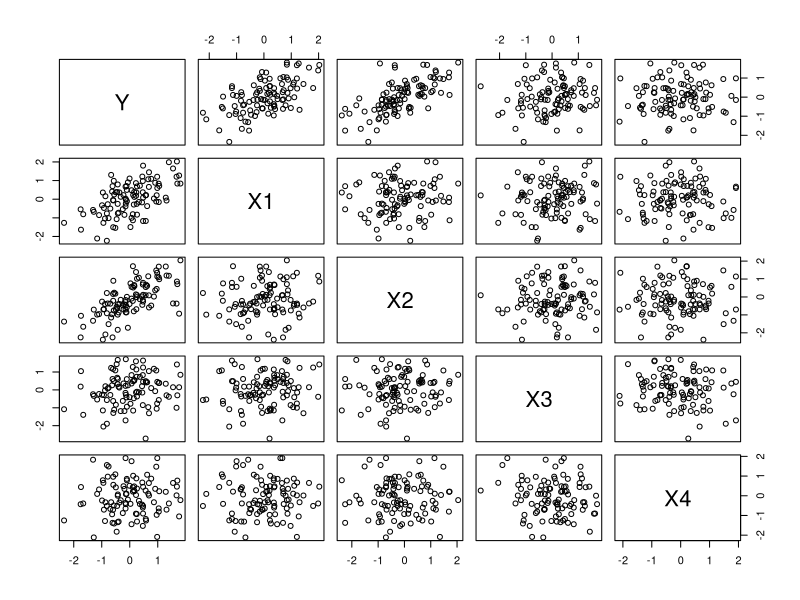
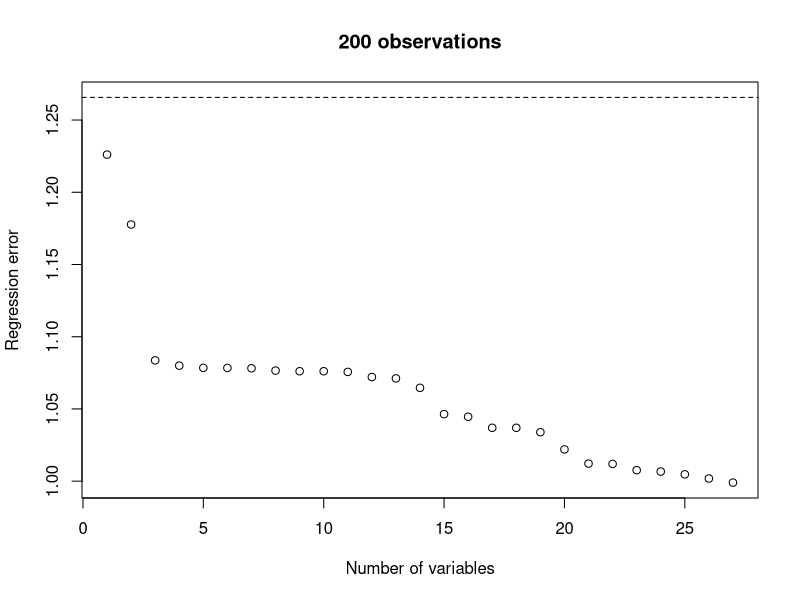
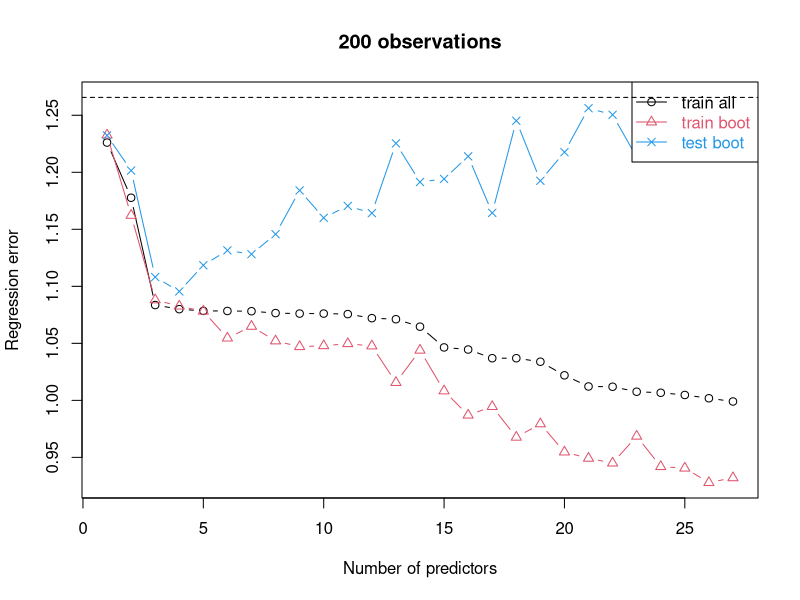
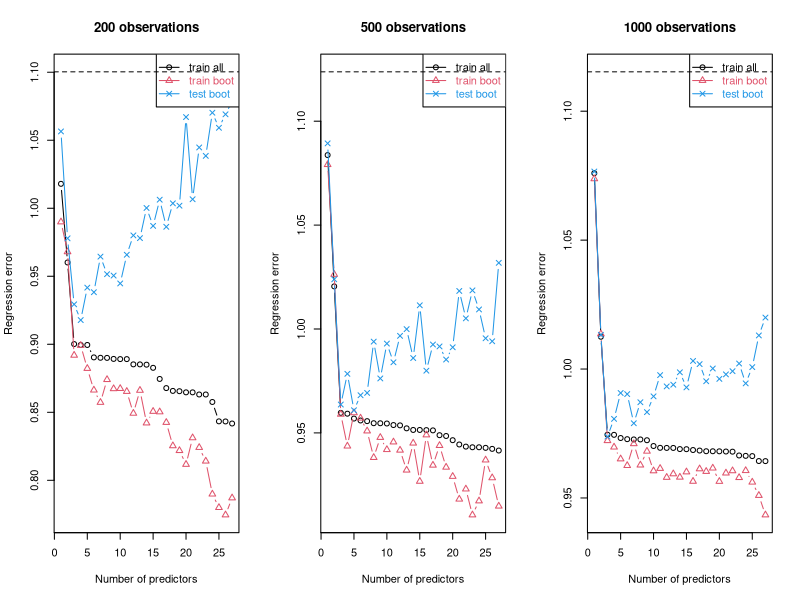
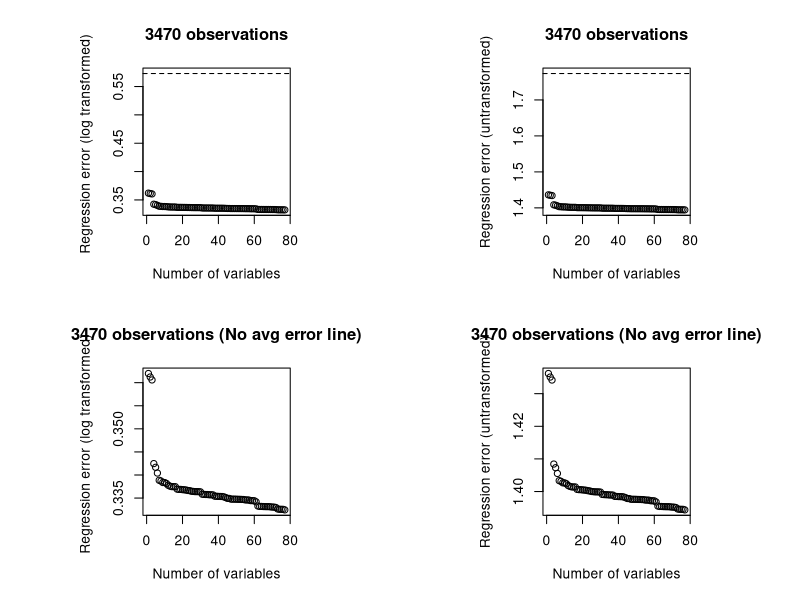

Recreate these plots in R, in order. (Note: a time limit stopped this script after it produced the figures.)
## ---- chunk 1
knitr::opts_chunk$set(echo = TRUE)
library(ggplot2)
## ---- chunk 2
simuLinQuadDat <- function(inpNobs=100, inpNlinVars=5, inpYidx=1:2, inpSDerr=0.5) {
  # Nobs x Nvars matrix of linear terms:
  xTmp <- matrix(rnorm(inpNobs*inpNlinVars),ncol=inpNlinVars)
  # Make all pairwise products of linear terms,
  # X1*X1, X1*X2, X1*X3, ..., Xn*Xn:
  x2Tmp <- NULL
  tmpCnms <- NULL
  # for each linear term:
  for ( iTmp in 1:ncol(xTmp) ) {
    # multiply it by itself and all other terms,
    # excluding already generated pairwise combinations: 
    for ( jTmp in iTmp:ncol(xTmp) ) {
      x2Tmp <- cbind(x2Tmp,xTmp[,iTmp]*xTmp[,jTmp])
      # maintain vector of column names for quadratic
      # terms along the way:
      tmpCnms <- c(tmpCnms,paste0("X",iTmp,"X",jTmp))
    }
  }
  # name attributes in the matrix of quadratic terms:
  colnames(x2Tmp) <- tmpCnms
  # create outcome as a sum of an unweighted average of 
  # specified columns and controlled amount 
  # of gaussian noise:
  yTmp <- rowMeans(cbind(xTmp,x2Tmp)[,inpYidx])+rnorm(inpNobs,sd=inpSDerr)
  # return data.frame with outcome as a first column,
  # followed by linear, then by quadratic terms:
  data.frame(Y=yTmp,xTmp,x2Tmp)
}
## ---- chunk 3
simDat <- simuLinQuadDat()
class(simDat)
dim(simDat)
head(simDat)
pairs(simDat[,1:5])
## ---- chunk 4
lm(Y~X1+X2+X1X1+X1X2+X2X2,simDat)
## ---- chunk 5
lm(Y~.,simDat[,c("Y","X1","X2","X1X1","X1X2","X2X2")])
## ---- chunk 6
lm(Y~.,simDat[,c(1:3,7,8,12)])
## ---- chunk 7
lm(as.formula(paste0("Y~",paste(colnames(simDat)[c(2:3,7,8,12)],collapse="+"))),simDat)
## ---- chunk 8
simDat <- simuLinQuadDat(inpNobs=200, inpNlinVars=6, inpYidx=1:3, inpSDerr=1)
df2plot <- NULL
for ( iTmp in 2:ncol(simDat) ) {
  lmTmp <- lm(Y~.,simDat[,1:iTmp])
  errTmp <- sqrt(mean((simDat[,"Y"]-predict(lmTmp))^2))
  df2plot <- rbind(df2plot,data.frame(nvars=iTmp-1,err=errTmp))
}
plot(df2plot,xlab="Number of variables",ylab="Regression error",main=paste(nrow(simDat),"observations"),ylim=c(min(df2plot[,"err"]),sqrt(mean((simDat[,"Y"]-mean(simDat[,"Y"]))^2))))
abline(h=sqrt(mean((simDat[,"Y"]-mean(simDat[,"Y"]))^2)),lty=2)
## ---- chunk 9
nrow(simDat)
## ---- chunk 10
bootTrainTestErrOneAllVars <- function(inpDat,nBoot=100) {
  # matrices and vector to store bootstrap training
  # and test errors as well as training error for model
  # fit on all observations -- for one through all
  # variables in the dataset:
  errTrain <- matrix(NA,nrow=nBoot,ncol=ncol(inpDat)-1)
  errTest <- matrix(NA,nrow=nBoot,ncol=ncol(inpDat)-1)
  allTrainErr <- numeric()
  numTestSamples = matrix(NA,nrow=nBoot,ncol=ncol(inpDat)-1)
  # first predictor is the second column in
  # the input data - first is the outcome "Y":
  for ( iTmp in 2:ncol(inpDat) ) {
    # fit model and calculate error on all observations:
    lmTmp <- lm(Y~.,inpDat[,1:iTmp])
    # summary(lmTmp)$sigma for degrees of freedom correction
    allTrainErr[iTmp-1] <- sqrt(mean((inpDat[,"Y"]-predict(lmTmp))^2))
    # draw repeated boostraps of the data:
    for ( iBoot in 1:nBoot ) {
      # replace=TRUE is critical for bootstrap to work correctly:
      tmpBootIdx <- sample(nrow(inpDat),nrow(inpDat),replace=TRUE)
      # model fit on the bootstrap sample and
      # corresponding training error:
      lmTmpBoot <- lm(Y~.,inpDat[tmpBootIdx,1:iTmp])
      # summary(lmTmpBoot)$sigma for degrees of freedom correction
      errTrain[iBoot,iTmp-1] <- sqrt(mean((inpDat[tmpBootIdx,"Y"]-predict(lmTmpBoot))^2))
      # test error is calculated on the observations
      # =not= in the bootstrap sample - thus "-tmpBootIdx"
      errTest[iBoot,iTmp-1] <- sqrt(mean((inpDat[-tmpBootIdx,"Y"]-predict(lmTmpBoot,newdata=inpDat[-tmpBootIdx,1:iTmp]))^2))
      numTestSamples[iBoot,iTmp-1] = length(inpDat[-tmpBootIdx,"Y"])
    }
  }
  # return results as different slots in the list:
  list(bootTrain=errTrain,bootTest=errTest,allTrain=allTrainErr,numTestSamples=numTestSamples)
}
## ---- chunk 11
# wrapper for plotting:
plotBootRegrErrRes <- function(inpRes,inpPchClr=c(1,2,4),...) {
  matplot(1:length(inpRes$allTrain),cbind(inpRes$allTrain,colMeans(inpRes$bootTrain),colMeans(inpRes$bootTest)),pch=inpPchClr,col=inpPchClr,lty=1,type="b",xlab="Number of predictors",ylab="Regression error",...)
  legend("topright",c("train all","train boot","test boot"),col=inpPchClr,text.col=inpPchClr,pch=inpPchClr,lty=1)
}
bootErrRes <- bootTrainTestErrOneAllVars(simDat,30)
plotBootRegrErrRes(bootErrRes,main="200 observations",ylim=c(min(colMeans(bootErrRes$bootTrain)),sqrt(mean((mean(simDat[,"Y"])-simDat[,"Y"])^2))))
abline(h=sqrt(mean((mean(simDat[,"Y"])-simDat[,"Y"])^2)),lty=2)
## ---- chunk 12
#bootErrRes
## ---- chunk 13
old.par <- par(mfrow=c(1,3))
for ( tmpNobs in c(200,500,1000) ) {
  simDat <- simuLinQuadDat(inpNobs=tmpNobs, inpNlinVars=6, inpYidx=1:3, inpSDerr=1)
  bootErrRes <- bootTrainTestErrOneAllVars(simDat,30)
  plotBootRegrErrRes(bootErrRes,main=paste(tmpNobs,"observations"),ylim=c(min(colMeans(bootErrRes$bootTrain)),sqrt(mean((mean(simDat[,"Y"])-simDat[,"Y"])^2))))
  abline(h=sqrt(mean((mean(simDat[,"Y"])-simDat[,"Y"])^2)),lty=2)
}
par(old.par)
## ---- chunk 14
#read data, log transform them
fund_dat = read.csv("fund-raising-with-predictions.csv",sep=",")
fund_dat = subset(fund_dat, select = -c(gender, predcontr))
fund_dat = log(fund_dat+1)

#reorder from most cor to least
x = cor(fund_dat,fund_dat$contrib)
ord = order(abs(x),decreasing = TRUE)
x[ord,]
fund_dat = fund_dat[ord]
head(fund_dat)
## ---- chunk 15
#double for loop to make all the pairs
df_pairs = data.frame(matrix(nrow=nrow(fund_dat), ncol=0))
for (m in 2:length(fund_dat)){
  for (n in m:length(fund_dat)){
    df_pairs[(paste(names(fund_dat[m]),"x",names(fund_dat[n])))] = fund_dat[m] * fund_dat[n]
  }
}
df = cbind(fund_dat,df_pairs)
length(df)
head(df)
## ---- chunk 16
#reorder from most cor to least
x = cor(df,df$contrib)
ord = order(abs(x),decreasing = TRUE)
x[ord,]
df = df[ord]
head(df)
## ---- chunk 17

op = par(mfrow=c(2,2),pty='s')

#log transformed plot
df2plot <- NULL
for ( iTmp in 2:ncol(df) ) {
  lmTmp <- lm(contrib~.,df[,1:iTmp])
  errTmp <- sqrt(mean((df[,"contrib"]-predict(lmTmp))^2))
  df2plot <- rbind(df2plot,data.frame(nvars=iTmp-1,err=errTmp))
}
plot(df2plot,xlab="Number of variables",ylab="Regression error (log transformed) ",main=paste(nrow(df),"observations"),ylim=c(min(df2plot[,"err"]),sqrt(mean((df[,"contrib"]-mean(df[,"contrib"]))^2))))
abline(h=sqrt(mean((df[,"contrib"]-mean(df[,"contrib"]))^2)),lty=2)

#untransformed plot
dfexp = df2plot
dfexp$err = exp(df2plot$err)
avgexperr = exp( sqrt(mean((df[,"contrib"]-mean(df[,"contrib"]))^2)) )
plot(dfexp,xlab="Number of variables",ylab="Regression error (untransformed)",main=paste(nrow(df),"observations"),ylim=c(min(dfexp[,"err"]), avgexperr))
abline(h=avgexperr,lty=2)


#########repeat, without avg line ###########

#log transformed plot
plot(df2plot,xlab="Number of variables",ylab="Regression error (log transformed) ",main=paste(nrow(df),"observations (No avg error line)"))
abline(h=sqrt(mean((df[,"contrib"]-mean(df[,"contrib"]))^2)),lty=2)

#untransformed plot
plot(dfexp,xlab="Number of variables",ylab="Regression error (untransformed)",main=paste(nrow(df),"observations (No avg error line)"))
abline(h=avgexperr,lty=2)

par(op)

## ---- chunk 18
dfY = df
names(dfY)[names(dfY) == "contrib"] <- "Y"
head(dfY)
## ---- chunk 19
bootErrRes <- bootTrainTestErrOneAllVars(dfY,30)
## ---- chunk 20
#bootErrRes
## ---- chunk 21
op = par(mfrow=c(2,2),pty='s')

#plot log transformed
plotBootRegrErrRes(bootErrRes,main="Regression Error (Log Transformed)",ylim=c(min(colMeans(bootErrRes$bootTrain)),sqrt(mean((mean(dfY[,"Y"])-dfY[,"Y"])^2))))
abline(h=sqrt(mean((mean(dfY[,"Y"])-dfY[,"Y"])^2)),lty=2)

#plot untransformed
expErr = bootErrRes
expErr$bootTrain = exp(bootErrRes$bootTrain)
expErr$bootTest = exp(bootErrRes$bootTest)
expErr$allTrain = exp(bootErrRes$allTrain)
expAvgErr = exp(sqrt(mean((mean(dfY[,"Y"])-dfY[,"Y"])^2)))

plotBootRegrErrRes(expErr,main="Regression Error (Un Transformed)",ylim=c(min(colMeans(expErr$bootTrain)),expAvgErr))
abline(h=expAvgErr,lty=2)

#####repeat, without avg line ###

plotBootRegrErrRes(bootErrRes,main="Regression Error (Log Transformed, No avg error line)")
abline(h=sqrt(mean((mean(dfY[,"Y"])-dfY[,"Y"])^2)),lty=2)

plotBootRegrErrRes(expErr,main="Regression Error (Untransformed, No avg error line)")
abline(h=expAvgErr,lty=2)

par(op)
## ---- chunk 22
df_compete = read.csv("fund-raising-with-predictions.csv",sep=",")
df_compete = subset(df_compete, select = c(contrib, predcontr))
head(df_compete)

compete_err = sqrt(mean((df_compete$contrib - df_compete$predcontr)^2))
compete_err

df_compete = log(df_compete+1)

compete_err = sqrt(mean((df_compete$contrib - df_compete$predcontr)^2))
compete_err
